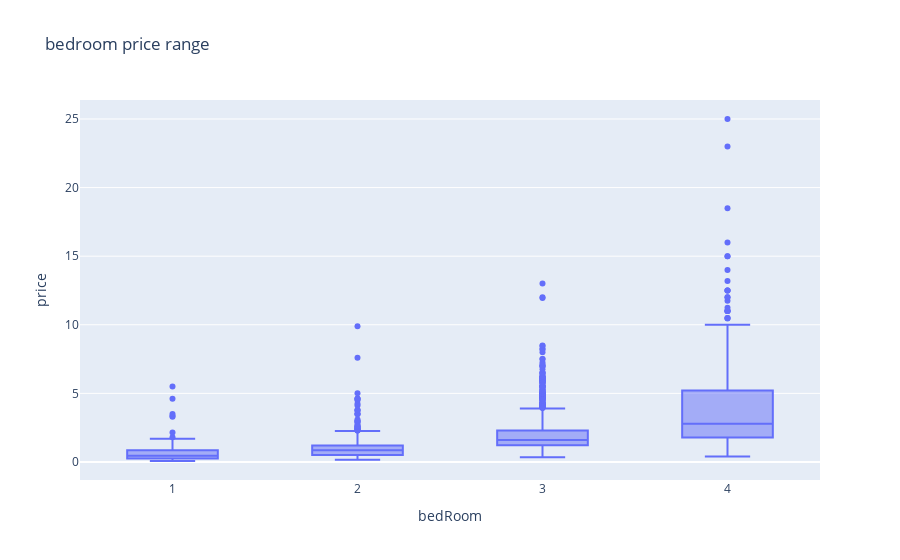

Here is the notebook cell this chart was saved with:
### Code cell
temp_df = df[df["bedRoom"]<=4]
fig = px.box(temp_df, x= "bedRoom", y = "price", title = "bedroom price range")
fig

### Figure 1 — Plotly figure (JSON) as saved in the notebook; plotly's stock layout.template omitted (floating-point values rounded to 4 significant figures; data arrays with more than 128 entries replaced by an {"elided": "..."} marker saying what was removed)
{"data": [{"alignmentgroup": "True", "hovertemplate": "bedRoom=%{x}<br>price=%{y}<extra></extra>", "legendgroup": "", "marker": {"color": "#636efa"}, "name": "", "notched": false, "offsetgroup": "", "orientation": "v", "showlegend": false, "type": "box", "x": {"elided": "3245 int values"}, "x0": " ", "xaxis": "x", "y": {"elided": "3245 float values"}, "y0": " ", "yaxis": "y"}], "layout": {"boxmode": "group", "legend": {"tracegroupgap": 0}, "title": {"text": "bedroom price range"}, "xaxis": {"anchor": "y", "domain": [0, 1], "title": {"text": "bedRoom"}}, "yaxis": {"anchor": "x", "domain": [0, 1], "title": {"text": "price"}}}}
